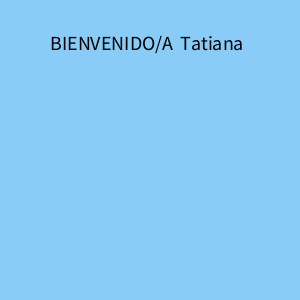
Frame 1 (no input)
Frame 60 (the mouse pressed at the canvas centre just before this capture): identical to frame 1, image omitted
Frame 120 (the mouse held since frame 60 and released just before this capture): identical to frame 1, image omitted

The Processing sketch that drew this single still picture (run headless with seeded random() and noise(); from frame 60 on, the mouse is pressed at the canvas centre):

// Processing sketch: Ejercicio12
// ── Ejercicio12.pde
int posicionX,posicionY;
String nomUsuario,mensajeBien;

void setup(){
  
  size(300,300);
  posicionX = 50;
  posicionY = 50;
  mensajeBien = "BIENVENIDO/A";
  nomUsuario = "Tatiana";
  
}

void draw(){ 
  background(#89CCF7);
  textSize(20);

  fill(0);
  text(mensajeBien,posicionX,posicionY);
  text(nomUsuario,posicionX+130,posicionY);
  
}
